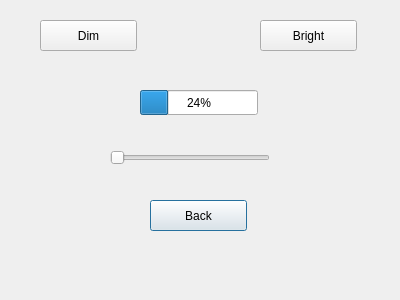
<?xml version="1.0" encoding="UTF-8"?>
<ui version="4.0">
 <class>BrightnessControl</class>
 <widget class="QDialog" name="BrightnessControl">
  <property name="geometry">
   <rect>
    <x>0</x>
    <y>0</y>
    <width>400</width>
    <height>300</height>
   </rect>
  </property>
  <property name="windowTitle">
   <string>Dialog</string>
  </property>
  <widget class="QPushButton" name="backButton">
   <property name="geometry">
    <rect>
     <x>150</x>
     <y>200</y>
     <width>97</width>
     <height>31</height>
    </rect>
   </property>
   <property name="text">
    <string>Back</string>
   </property>
  </widget>
  <widget class="QSlider" name="brightnessSlider">
   <property name="geometry">
    <rect>
     <x>110</x>
     <y>150</y>
     <width>160</width>
     <height>16</height>
    </rect>
   </property>
   <property name="orientation">
    <enum>Qt::Horizontal</enum>
   </property>
  </widget>
  <widget class="QProgressBar" name="brightnessBar">
   <property name="geometry">
    <rect>
     <x>140</x>
     <y>90</y>
     <width>118</width>
     <height>25</height>
    </rect>
   </property>
   <property name="value">
    <number>24</number>
   </property>
  </widget>
  <widget class="QPushButton" name="dimButton">
   <property name="geometry">
    <rect>
     <x>40</x>
     <y>20</y>
     <width>97</width>
     <height>31</height>
    </rect>
   </property>
   <property name="text">
    <string>Dim</string>
   </property>
  </widget>
  <widget class="QPushButton" name="brightButton">
   <property name="geometry">
    <rect>
     <x>260</x>
     <y>20</y>
     <width>97</width>
     <height>31</height>
    </rect>
   </property>
   <property name="text">
    <string>Bright</string>
   </property>
  </widget>
 </widget>
 <resources/>
 <connections/>
</ui>
